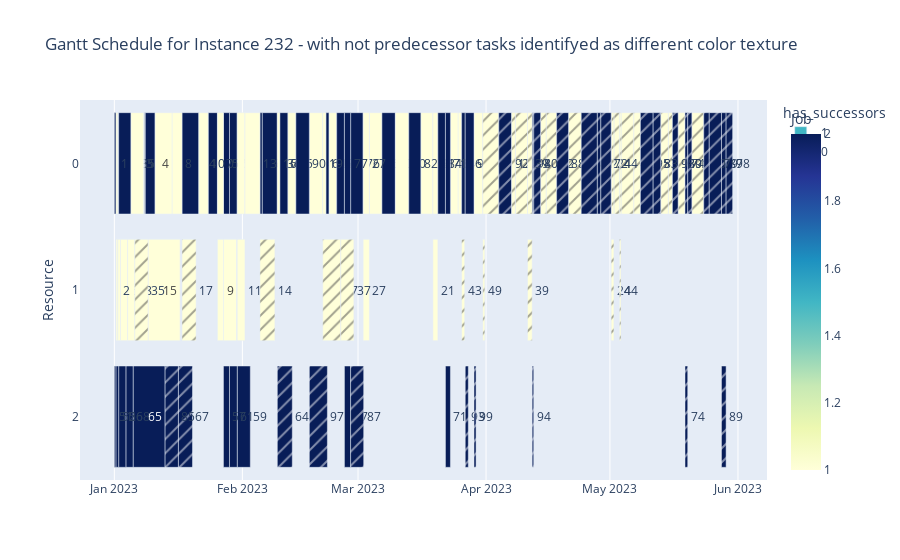

Notebook code cell kept with this figure:
### Code cell
solutions_filepath = "../data/input/HRTInstances/solutions"
instances_path = "../data/input/HRTInstances"

instance = read_input_files.read_file(
    os.path.join(instances_path, f"Instance_{instance_number}.txt")
)

df = read_solutions_files.get_solution_from_instance(
    solutions_filepath, instances_path, instance_number
).sort_values("Resource")

# gantt.plot_gantt_chart(df, instance_number)
gantt.plot_gantt_chart_with_predecessor_flag(
    prepare_resources.add_predecessor_flag(df, instance), instance_number
)
